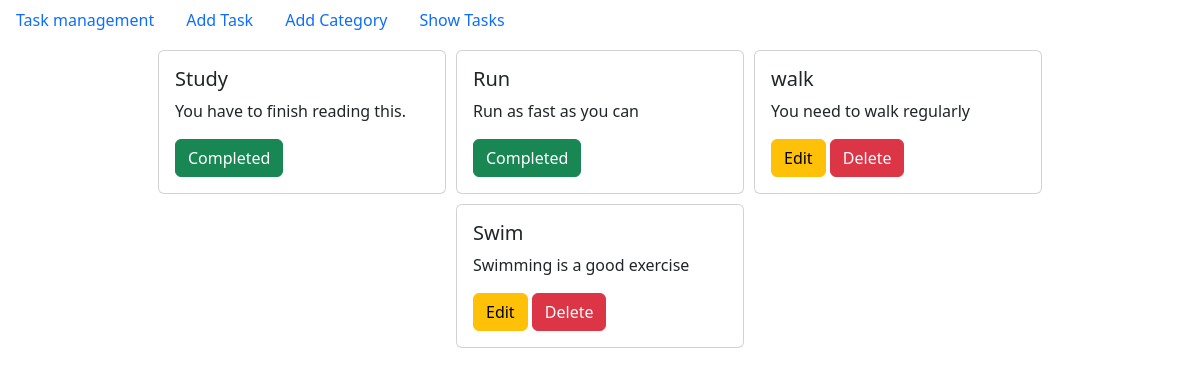
The page /task/show/ on the database its author committed.
### task/models.py (models this page shows, shortened)
class TaskModel(models.Model):
    taskTitle = models.CharField(max_length=255)
    taskDescription = models.TextField()
    is_completed = models.BooleanField(default=False)
    taskAssignDate = models.DateField(auto_now_add=True)

### task/views.py (the view)
# urls.py: path('show/', views.show_tasks, name='show_tasks'),
def show_tasks(request):
    tasks = TaskModel.objects.all()
    return render(request, 'show_tasks.html', {'tasks': tasks})

### task/templates/show_tasks.html
{% extends "base.html" %}
{% block content %}
<div style="width: 80%; display: flex; flex-wrap: wrap; padding: 10px; gap: 10px; margin: auto; justify-content: center">
    {% for task in tasks %}
    <div class="card" style="width: 18rem;">
        <div class="card-body">
          <h5 class="card-title">{{ task.taskTitle }}</h5>
          <p class="card-text">{{ task.taskDescription }}</p>
          {% if task.is_completed %}
            <a class="btn btn-success" aria-disabled="true">Completed</a>
          {% else %}
            <div>
                <a class="btn btn-warning" href="{% url 'edit_task' task.id %}">Edit</a>
                <a class="btn btn-danger" href="{% url 'delete_task' task.id %}">Delete</a>
            </div>
          {% endif %}
        </div>
    </div>
    {% endfor %}
</div>
{% endblock %}

### templates/base.html (shortened to what this page needs)
<!DOCTYPE html>
<html lang="en">
<head>
    <link href="https://cdn.jsdelivr.net/npm/bootstrap@5.3.2/dist/css/bootstrap.min.css" rel="stylesheet">
</head>
<body>
    <ul class="nav">
        <li class="nav-item">
          <a class="nav-link active" aria-current="page" href="#">Task management</a>
        </li>
        <li class="nav-item">
          <a class="nav-link" href="{% url "add_task" %}">Add Task</a>
        </li>
        <li class="nav-item">
          <a class="nav-link" href="{% url "add_category" %}">Add Category</a>
        </li>
        <li class="nav-item">
          <a class="nav-link" href="{% url "show_tasks" %}">Show Tasks</a>
        </li>
      </ul>
    {% block content %}{% endblock  %}
</body>
</html>

### rows shown on the page
TaskModel: taskTitle "Study", taskDescription "You have to finish reading this.", is_completed "Completed"
TaskModel: taskTitle "Run", taskDescription "Run as fast as you can", is_completed "Completed"
TaskModel: taskTitle "walk", taskDescription "You need to walk regularly", is_completed "Edit"
TaskModel: taskTitle "Swim", taskDescription "Swimming is a good exercise", is_completed "Edit"
